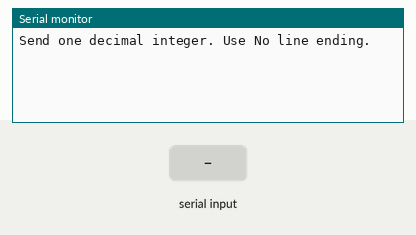
Simulated run of this sketch. Board: Arduino Nano, built with avr-gcc and run on an emulated ATmega328P. Shown: the last lines printed to the serial monitor. Inputs (shaded band) come from the test bench.

Above: at 1.2 s.
1.3 s: "90,45\n" received over Serial
At 2.2 s:
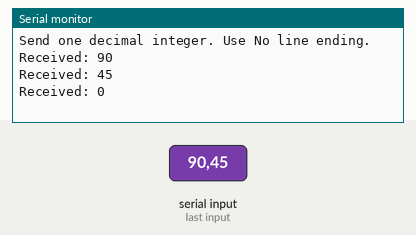
2.8 s: "30,150\n" received over Serial
At 3.5 s:
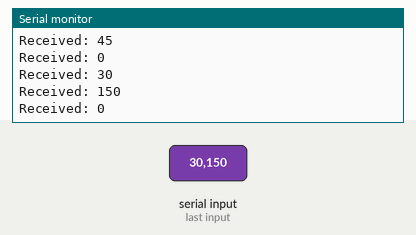
Timing chart, 0 to 5.8 s (numbered marks = the images above; inputs shaded):
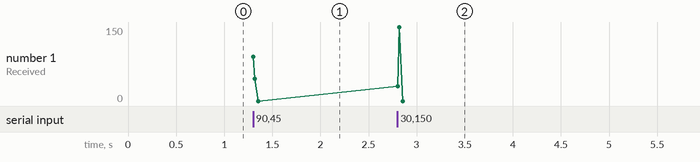

Measured:
- after the input at 1.3 s, the serial monitor: prints a new line at once (image 1)
- after the input at 2.8 s, the serial monitor: prints a new line at once (image 2)

The sketch:

05_SerialInteger.ino
```cpp
/*
  EXAMPLE 5: Read a whole integer with parseInt().

  Set Serial Monitor to 9600 baud and select No line ending.
  Send 123 and wait for Received: 123. Then try -12 or 42.
  Send one short decimal integer at a time and wait for its reply.

  On a classic Nano, long has the range -2147483648 through 2147483647.
  Use small values within this range for this beginner demonstration.
*/

void setup() {
  Serial.begin(9600);

  // Set the timeout for reading methods that wait for the next character.
  // The unit is milliseconds. 50 ms suits our short Serial Monitor messages.
  // This does not change the baud rate or insert a delay(50) pause here.
  // A slower sender may require a longer timeout.
  Serial.setTimeout(50);

  Serial.println("Send one decimal integer. Use No line ending.");
}

void loop() {
  // Begin parsing when at least one received byte is waiting.
  // The remaining characters may still be on their way.
  if (Serial.available() > 0) {
    // parseInt() combines several text characters into one integer.
    // For example, '1', '2', and '3' become the integer 123.
    // The return type is long. A leading minus sign is supported.
    // number is a local variable inside this if block.
    long number = Serial.parseInt();

    // With No line ending, the parser may wait after the final digit.
    // When the wait for another character times out, parseInt() returns.
    // While it is waiting, the next instruction in loop() cannot run.

    // Print a label and the numeric result together on one line.
    Serial.print("Received: ");
    Serial.println(number);
  }

  // Important details about this simple parsing demonstration:
  // 1. By default, parseInt() skips leading characters that do not start a number.
  // 2. If it finds no digits before timeout, it returns 0.
  // 3. A genuine input of 0 also returns 0: this is not input validation.
  // 4. With Newline, a leftover LF can trigger another parse and an extra 0.
  // For this example, select No line ending and send only integers.
}
```
